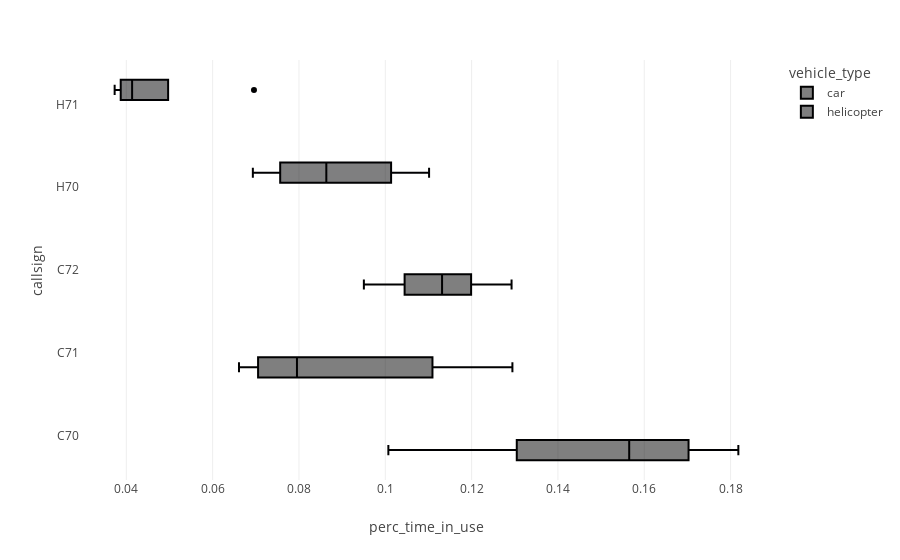

The notebook cell this image was saved under:
### Code cell
import plotly.express as px

px.box(utilisation_df_per_run.reset_index(),
       x="perc_time_in_use",
       y="callsign",
       color="vehicle_type")

### Figure 1 — Plotly figure (JSON) as saved in the notebook; plotly's stock layout.template omitted (floating-point values rounded to 4 significant figures)
{"data": [{"alignmentgroup": "True", "hovertemplate": "vehicle_type=car<br>perc_time_in_use=%{x}<br>callsign=%{y}<extra></extra>", "legendgroup": "car", "marker": {"color": "#000001"}, "name": "car", "notched": false, "offsetgroup": "car", "orientation": "h", "showlegend": true, "type": "box", "x": [0.1818, 0.1048, 0.1076, 0.1404, 0.06611, 0.09504, 0.1007, 0.07953, 0.1132, 0.1664, 0.1295, 0.1168, 0.1565, 0.072, 0.1293], "x0": " ", "xaxis": "x", "y": ["C70", "C71", "C72", "C70", "C71", "C72", "C70", "C71", "C72", "C70", "C71", "C72", "C70", "C71", "C72"], "y0": " ", "yaxis": "y"}, {"alignmentgroup": "True", "hovertemplate": "vehicle_type=helicopter<br>perc_time_in_use=%{x}<br>callsign=%{y}<extra></extra>", "legendgroup": "helicopter", "marker": {"color": "#000002"}, "name": "helicopter", "notched": false, "offsetgroup": "helicopter", "orientation": "h", "showlegend": true, "type": "box", "x": [0.09841, 0.03917, 0.06932, 0.04306, 0.1101, 0.04134, 0.07776, 0.06958, 0.08634, 0.0373], "x0": " ", "xaxis": "x", "y": ["H70", "H71", "H70", "H71", "H70", "H71", "H70", "H71", "H70", "H71"], "y0": " ", "yaxis": "y"}], "layout": {"boxmode": "group", "legend": {"title": {"text": "vehicle_type"}, "tracegroupgap": 0}, "margin": {"t": 60}, "xaxis": {"anchor": "y", "domain": [0, 1], "title": {"text": "perc_time_in_use"}}, "yaxis": {"anchor": "x", "domain": [0, 1], "title": {"text": "callsign"}}}}
